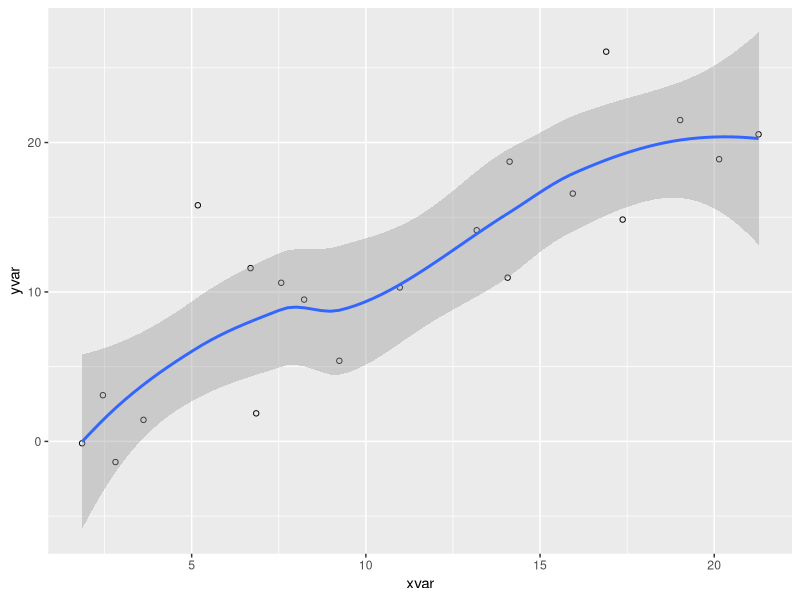

The R script that drew this image:
## ---- chunk 1
#| code-fold: true

library(ggplot2)
dat <- data.frame(cond = rep(c("A", "B"), each=10),
                  xvar = 1:20 + rnorm(20,sd=3),
                  yvar = 1:20 + rnorm(20,sd=3))

ggplot(dat, aes(x=xvar, y=yvar)) +
  geom_point(shape=1) + 
  geom_smooth() 
